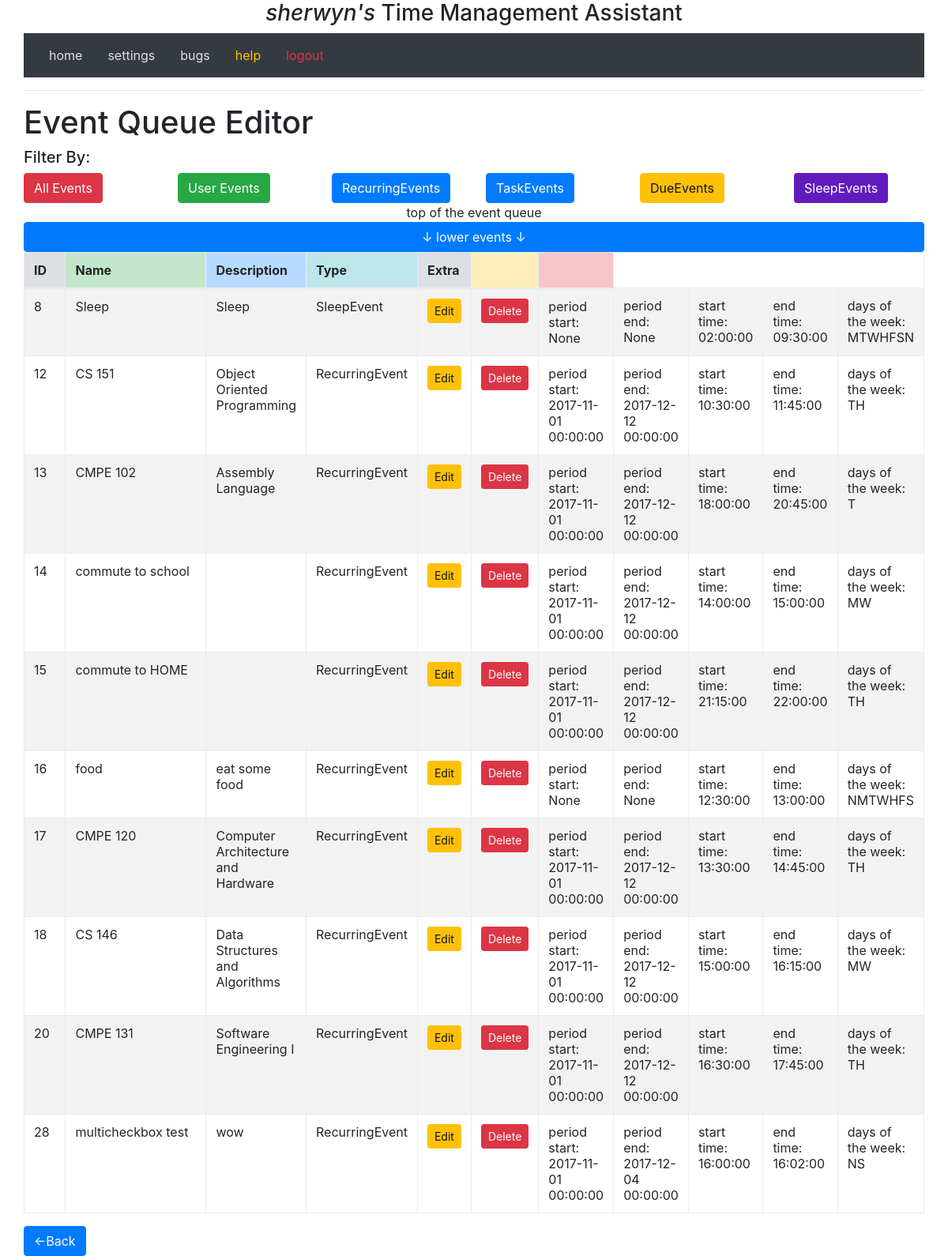
The page /edit_queue/ (signed in) on the database as committed earlier.
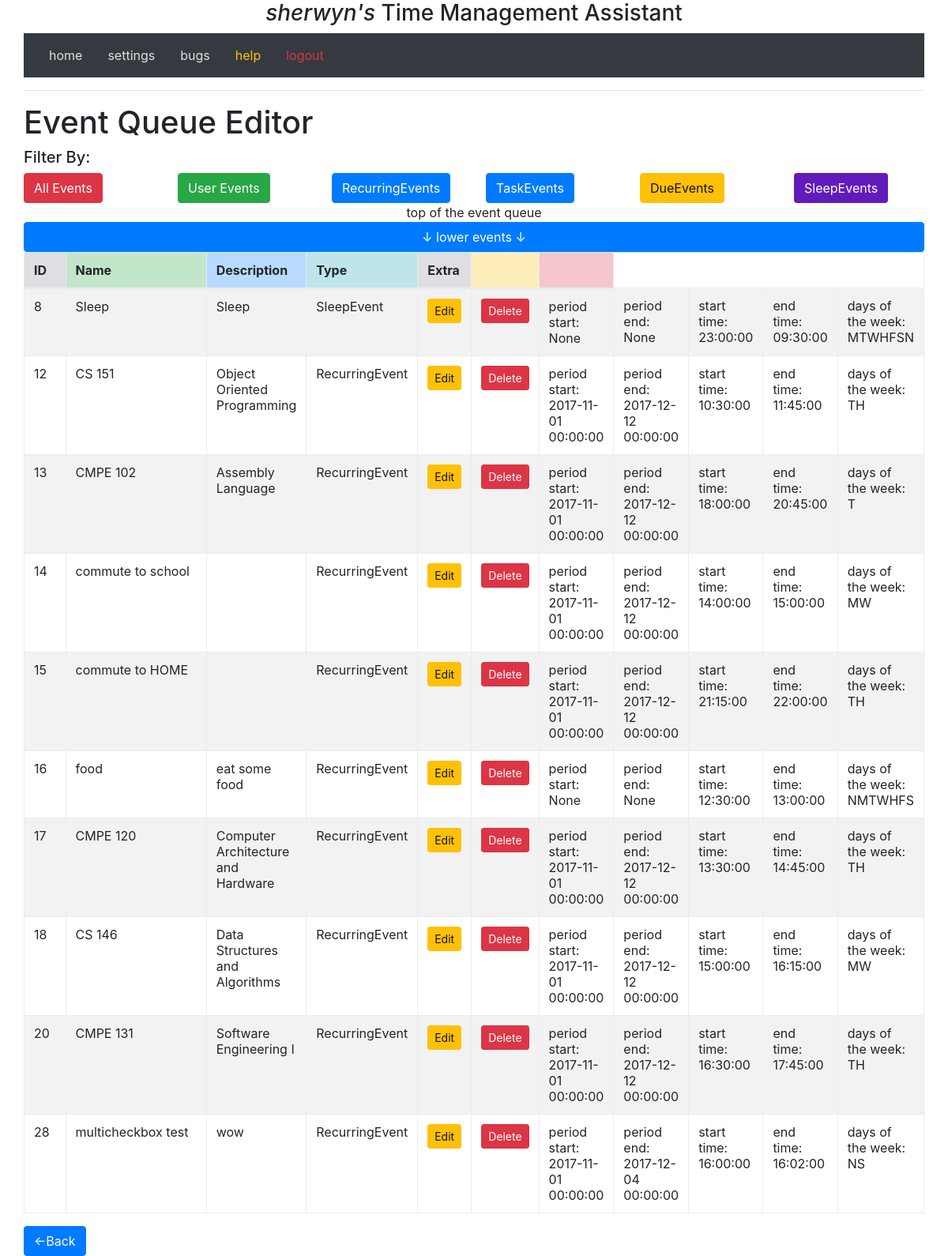
The same page on the database as committed later.
### project/models.py (models this page shows, shortened)
class UserEvent(db.Model):
    __tablename__ = 'events'
    user_id = db.Column(db.Integer, db.ForeignKey('users.id'))
    id = db.Column(db.Integer, primary_key=True)
    type = db.Column(db.String(128), nullable=True, index=True, unique=False) # Event, RecurringEvent, TaskEvent, etc
    name    = db.Column(db.String(128), nullable=True, index=True, unique=False)
    desc    = db.Column(db.String(1024), nullable=True, index=True, unique=False)
    priority = db.Column(db.Integer, nullable=True, index=True, unique=False)
    start   = db.Column(db.DateTime)
    end     = db.Column(db.DateTime)
    taskEvent_done      = db.Column(db.Boolean)
    taskEvent_duration = db.Column(db.Integer)
    dueEvent_due = db.Column(db.DateTime)
    assignmentEvent_courseid = db.Column(db.String(64), nullable=True, unique=False)
    assignmentEvent_coursename = db.Column(db.String(64), nullable=True, unique=False)
    recEvent_period_start = db.Column(db.DateTime)
    recEvent_period_end   = db.Column(db.DateTime)
    recEvent_start_time   = db.Column(db.Time)
    recEvent_end_time     = db.Column(db.Time)
    recEvent_daystr       = db.Column(db.String(64), nullable=True, unique=False)

### project/views.py (the view)
@app.route('/edit_queue/', methods=['GET', 'POST'])
@app.route('/edit_queue/<int:page>', methods=['GET', 'POST'])
@login_required
def edit_queue(page=1):
    filt = request.args.get('filt')
    print("using filter %s" % filt)
    if filt in ('Event','RecurringEvent','TaskEvent','DueEvent','SleepEvent'):
        events = current_user.events.filter_by(type=filt).paginate(page,EVENTS_PER_PAGE, False)
    else:
        events = current_user.events.paginate(page, EVENTS_PER_PAGE, False)
    return render_template('edit_queue.html', event_queue=events)

### project/models.py (called while the page is built)
    @property
    def is_authenticated(self):
        return True

### project/views.py (called while the page is built)
@login_manager.user_loader
def load_user(id):
    return User.query.get(int(id))

### project/templates/edit_queue.html
{% extends 'base.html' %}
{% block content %}
<h1>Event Queue Editor</h1>
    <h5>Filter By:</h5>
    <div class="row">
        <div class='col-sm'>
            <a class="btn btn-danger " role="button" href="{{ url_for('edit_queue') }}">All Events</a>
        </div>
        <div class='col-sm'>
            <a class="btn btn-success" role="button" href="{{ url_for('edit_queue', filt='Event') }}">User Events</a>
        </div>
        <div class='col-sm'>
            <a class="btn btn-primary" role="button" href="{{ url_for('edit_queue', filt='RecurringEvent') }}">RecurringEvents</a>
        </div>
        <div class='col-sm'>
            <a class="btn btn-primary" role="button" href="{{ url_for('edit_queue', filt='TaskEvent') }}">TaskEvents</a>
        </div>
        <div class='col-sm'>
            <a class="btn btn-warning" role="button" href="{{ url_for('edit_queue', filt='DueEvent') }}">DueEvents</a>
        </div>
        <div class='col-sm'>
            <a class="btn btn-sample " role="button" href="{{ url_for('edit_queue', filt='SleepEvent') }}">SleepEvents</a>
        </div>
    </div>
{% if event_queue.items|length < 1 %}
<p>Nothing on the queue!</p>
{% else %}
<center>
    <div>
        {% if event_queue.has_prev %}
            <a class=" btn btn-danger btn-space btn-block" role="button" href="{{ url_for('edit_queue', filt=filt, page=event_queue.prev_num) }}">↑ higher events ↑</a>
        {% else %}
        <div>top of the event queue</div>
        {% endif %}
    </div>
    <div>
        {% if event_queue.has_next %}
            <a class="btn btn-primary btn-space btn-block" role="button" href="{{ url_for('edit_queue', filt=filt, page=event_queue.next_num) }}">↓ lower events ↓</a>
        {% else %}
            <div>bottom of the event queue</div>
        {% endif %}
    </div>
<table class="table table-striped table-bordered">
    <thead>
        <th class="col-sm-2 table-secondary"   >ID</th>
        <th class="table-success"   >Name</th>
        <th class="table-primary"   >Description</th>
        <th class="table-info"      >Type</th>
         <th class="table-secondary">Extra</th>
        <th class="table-warning"   ></th>
        <th class="table-danger"   ></th>
    </thead>
    <tbody data-link="row">
        {% for e in event_queue.items %}
        <tr>
            <td class="col-sm-2">{{ e.id }}</td>
            <td class="col">{{ e.name }}</td>
            <td class="col">{{ e.desc }}</td>
            <td class="col">{{ e.type }}</td>
            <td class="col-sm"><a href="{{ url_for('edit_event', id=e.id) }}" class="btn btn-sm btn-warning" role="button">Edit</a></td>
            <td class="col-sm"><a href="{{ url_for('delete_event', id=e.id) }}" class="btn btn-sm btn-danger" role="button">Delete</a></td>
          {% if e.type == "Event" %}
            <td class="col">{{ e.start }}</td>
            <td class="col">{{ e.end }}</td>
            {% elif e.type == "RecurringEvent" or e.type == "SleepEvent" %}
            <td class="col">period start: {{ e.recEvent_period_start }}</td>
            <td class="col">period end: {{ e.recEvent_period_end }}</td>
            <td class="col">start time: {{ e.recEvent_start_time }}</td>
            <td class="col">end time: {{ e.recEvent_end_time }}</td>
            <td class="col">days of the week: {{ e.recEvent_daystr }}</td>
            {% elif e.type == "TaskEvent" or e.type == "DueEvent" %}
            <td class="col-sm"><a href="{{ url_for('reschedule_task', id=e.id) }}" class="btn btn-sm btn-info" role="button">↻Reschedule</a></td>
            <td class="col">duration: {{ e.taskEvent_duration }} minutes</td>
            {% if e.type == "DueEvent" %}
            <td class="col">due date: {{ dueEvent_due }}</td>
            {% endif %}
            {% endif %}
        </tr>
        {% endfor %}
    </tbody>
</table>
</center>
{% endif %}
<a class="btn btn-primary btn-space" role="button" href="{{ url_for('index') }}">←Back</a>
{% endblock %}

Rows that differ between the two databases and show on the page:
changed UserEvent "Sleep": recEvent_start_time "02:00:00" → "23:00:00"
